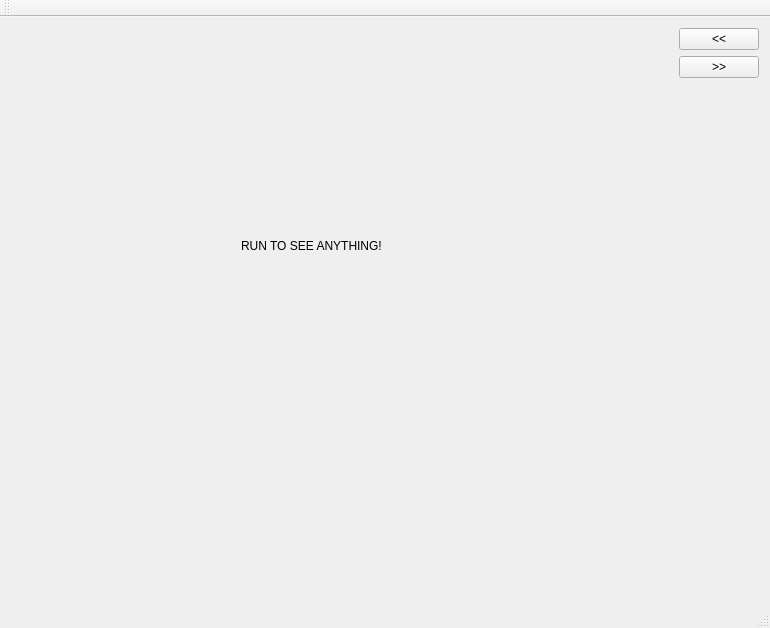
<?xml version="1.0" encoding="UTF-8"?>
<ui version="4.0">
 <class>MainWindow</class>
 <widget class="QMainWindow" name="MainWindow">
  <property name="geometry">
   <rect>
    <x>0</x>
    <y>0</y>
    <width>770</width>
    <height>628</height>
   </rect>
  </property>
  <property name="windowTitle">
   <string>MainWindow</string>
  </property>
  <widget class="QWidget" name="centralWidget">
   <layout class="QHBoxLayout" name="horizontalLayout">
    <item>
     <widget class="QStackedWidget" name="stackedWidget">
      <property name="currentIndex">
       <number>3</number>
      </property>
      <widget class="Form1" name="f1"/>
      <widget class="Form2" name="f2"/>
      <widget class="Form3" name="f3"/>
      <widget class="QWidget" name="f4">
       <widget class="QLabel" name="label">
        <property name="geometry">
         <rect>
          <x>230</x>
          <y>210</y>
          <width>291</width>
          <height>16</height>
         </rect>
        </property>
        <property name="text">
         <string>RUN TO SEE ANYTHING! </string>
        </property>
       </widget>
      </widget>
      <widget class="QWidget" name="f"/>
      <widget class="Form4" name="page"/>
      <widget class="Form6" name="page_2"/>
     </widget>
    </item>
    <item>
     <layout class="QVBoxLayout" name="verticalLayout">
      <item>
       <widget class="QPushButton" name="pushButton_2">
        <property name="text">
         <string>&lt;&lt;</string>
        </property>
       </widget>
      </item>
      <item>
       <widget class="QPushButton" name="pushButton">
        <property name="text">
         <string>&gt;&gt;</string>
        </property>
       </widget>
      </item>
      <item>
       <spacer name="verticalSpacer">
        <property name="orientation">
         <enum>Qt::Vertical</enum>
        </property>
        <property name="sizeHint" stdset="0">
         <size>
          <width>20</width>
          <height>40</height>
         </size>
        </property>
       </spacer>
      </item>
     </layout>
    </item>
   </layout>
  </widget>
  <widget class="QMenuBar" name="menuBar">
   <property name="geometry">
    <rect>
     <x>0</x>
     <y>0</y>
     <width>770</width>
     <height>25</height>
    </rect>
   </property>
  </widget>
  <widget class="QToolBar" name="mainToolBar">
   <attribute name="toolBarArea">
    <enum>TopToolBarArea</enum>
   </attribute>
   <attribute name="toolBarBreak">
    <bool>false</bool>
   </attribute>
  </widget>
  <widget class="QStatusBar" name="statusBar"/>
 </widget>
 <layoutdefault spacing="6" margin="11"/>
 <customwidgets>
  <customwidget>
   <class>Form1</class>
   <extends>QWidget</extends>
   <header>form1.h</header>
   <container>1</container>
  </customwidget>
  <customwidget>
   <class>Form2</class>
   <extends>QWidget</extends>
   <header>form2.h</header>
   <container>1</container>
  </customwidget>
  <customwidget>
   <class>Form3</class>
   <extends>QWidget</extends>
   <header>form3.h</header>
   <container>1</container>
  </customwidget>
  <customwidget>
   <class>Form4</class>
   <extends>QWidget</extends>
   <header>form4.h</header>
   <container>1</container>
  </customwidget>
  <customwidget>
   <class>Form6</class>
   <extends>QWidget</extends>
   <header location="global">form6.h</header>
   <container>1</container>
  </customwidget>
 </customwidgets>
 <resources/>
 <connections/>
</ui>
